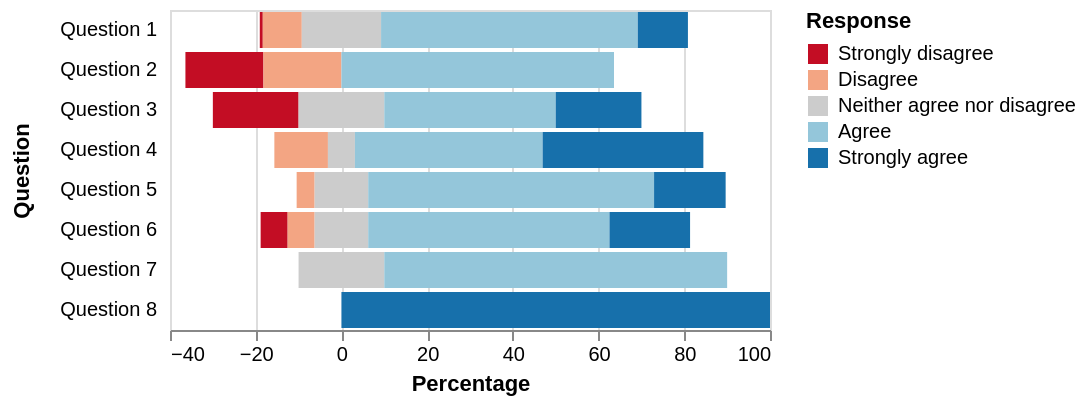

This figure's Vega-Lite source:
### Vega specification from a JSON file in a GitHub repository (floating-point values rounded to 4 significant figures)
{"$schema": "https://vega.github.io/schema/vega/v5.json", "description": "A diverging stacked bar chart for sentiments towards a set of eight questions, displayed as percentages with neutral responses straddling the 0% mark", "background": "white", "padding": 5, "width": 300, "style": "cell", "data": [{"name": "source_0", "values": [{"question": "Question 1", "type": "Strongly disagree", "value": 24, "percentage": 0.7}, {"question": "Question 1", "type": "Disagree", "value": 294, "percentage": 9.1}, {"question": "Question 1", "type": "Neither agree nor disagree", "value": 594, "percentage": 18.5}, {"question": "Question 1", "type": "Agree", "value": 1927, "percentage": 59.9}, {"question": "Question 1", "type": "Strongly agree", "value": 376, "percentage": 11.7}, {"question": "Question 2", "type": "Strongly disagree", "value": 2, "percentage": 18.2}, {"question": "Question 2", "type": "Disagree", "value": 2, "percentage": 18.2}, {"question": "Question 2", "type": "Neither agree nor disagree", "value": 0, "percentage": 0}, {"question": "Question 2", "type": "Agree", "value": 7, "percentage": 63.6}, {"question": "Question 2", "type": "Strongly agree", "value": 11, "percentage": 0}, {"question": "Question 3", "type": "Strongly disagree", "value": 2, "percentage": 20}, {"question": "Question 3", "type": "Disagree", "value": 0, "percentage": 0}, {"question": "Question 3", "type": "Neither agree nor disagree", "value": 2, "percentage": 20}, {"question": "Question 3", "type": "Agree", "value": 4, "percentage": 40}, {"question": "Question 3", "type": "Strongly agree", "value": 2, "percentage": 20}, {"question": "Question 4", "type": "Strongly disagree", "value": 0, "percentage": 0}, {"question": "Question 4", "type": "Disagree", "value": 2, "percentage": 12.5}, {"question": "Question 4", "type": "Neither agree nor disagree", "value": 1, "percentage": 6.3}, {"question": "Question 4", "type": "Agree", "value": 7, "percentage": 43.8}, {"question": "Question 4", "type": "Strongly agree", "value": 6, "percentage": 37.5}, {"question": "Question 5", "type": "Strongly disagree", "value": 0, "percentage": 0}, {"question": "Question 5", "type": "Disagree", "value": 1, "percentage": 4.2}, {"question": "Question 5", "type": "Neither agree nor disagree", "value": 3, "percentage": 12.5}, {"question": "Question 5", "type": "Agree", "value": 16, "percentage": 66.7}, {"question": "Question 5", "type": "Strongly agree", "value": 4, "percentage": 16.7}, {"question": "Question 6", "type": "Strongly disagree", "value": 1, "percentage": 6.3}, {"question": "Question 6", "type": "Disagree", "value": 1, "percentage": 6.3}, {"question": "Question 6", "type": "Neither agree nor disagree", "value": 2, "percentage": 12.5}, {"question": "Question 6", "type": "Agree", "value": 9, "percentage": 56.3}, {"question": "Question 6", "type": "Strongly agree", "value": 3, "percentage": 18.8}, {"question": "Question 7", "type": "Strongly disagree", "value": 0, "percentage": 0}, {"question": "Question 7", "type": "Disagree", "value": 0, "percentage": 0}, {"question": "Question 7", "type": "Neither agree nor disagree", "value": 1, "percentage": 20}, {"question": "Question 7", "type": "Agree", "value": 4, "percentage": 80}, {"question": "Question 7", "type": "Strongly agree", "value": 0, "percentage": 0}, {"question": "Question 8", "type": "Strongly disagree", "value": 0, "percentage": 0}, {"question": "Question 8", "type": "Disagree", "value": 0, "percentage": 0}, {"question": "Question 8", "type": "Neither agree nor disagree", "value": 0, "percentage": 0}, {"question": "Question 8", "type": "Agree", "value": 0, "percentage": 0}, {"question": "Question 8", "type": "Strongly agree", "value": 2, "percentage": 100}]}, {"name": "data_0", "source": "source_0", "transform": [{"type": "formula", "expr": "if(datum.type === 'Strongly disagree',-2,0) + if(datum.type==='Disagree',-1,0) + if(datum.type =='Neither agree nor disagree',0,0) + if(datum.type ==='Agree',1,0) + if(datum.type ==='Strongly agree',2,0)", "as": "q_order"}, {"type": "formula", "expr": "if(datum.type === 'Disagree' || datum.type === 'Strongly disagree', datum.percentage,0) + if(datum.type === 'Neither agree nor disagree', datum.percentage / 2,0)", "as": "signed_percentage"}, {"type": "stack", "groupby": ["question"], "field": "percentage", "sort": {"field": [], "order": []}, "as": ["v1", "v2"], "offset": "zero"}, {"type": "joinaggregate", "as": ["offset"], "ops": ["sum"], "fields": ["signed_percentage"], "groupby": ["question"]}, {"type": "formula", "expr": "datum.v1 - datum.offset", "as": "nx"}, {"type": "formula", "expr": "datum.v2 - datum.offset", "as": "nx2"}, {"type": "filter", "expr": "isValid(datum[\"nx\"]) && isFinite(+datum[\"nx\"])"}]}], "signals": [{"name": "y_step", "value": 20}, {"name": "height", "update": "bandspace(domain('y').length, 0.1, 0.05) * y_step"}], "marks": [{"name": "marks", "type": "rect", "style": ["bar"], "from": {"data": "data_0"}, "encode": {"update": {"fill": {"scale": "color", "field": "type"}, "ariaRoleDescription": {"value": "bar"}, "description": {"signal": "\"Percentage: \" + (format(datum[\"nx\"], \"\")) + \"; Question: \" + (isValid(datum[\"question\"]) ? datum[\"question\"] : \"\"+datum[\"question\"]) + \"; nx2: \" + (format(datum[\"nx2\"], \"\")) + \"; Response: \" + (isValid(datum[\"type\"]) ? datum[\"type\"] : \"\"+datum[\"type\"])"}, "x": {"scale": "x", "field": "nx"}, "x2": {"scale": "x", "field": "nx2"}, "y": {"scale": "y", "field": "question"}, "height": {"signal": "max(0.25, bandwidth('y'))"}}}}], "scales": [{"name": "x", "type": "linear", "domain": {"data": "data_0", "fields": ["nx", "nx2"]}, "range": [0, {"signal": "width"}], "nice": true, "zero": true}, {"name": "y", "type": "band", "domain": {"data": "data_0", "field": "question", "sort": true}, "range": {"step": {"signal": "y_step"}}, "paddingInner": 0.1, "paddingOuter": 0.05}, {"name": "color", "type": "ordinal", "domain": ["Strongly disagree", "Disagree", "Neither agree nor disagree", "Agree", "Strongly agree"], "range": ["#c30d24", "#f3a583", "#cccccc", "#94c6da", "#1770ab"]}], "axes": [{"scale": "x", "orient": "bottom", "gridScale": "y", "grid": true, "tickCount": {"signal": "ceil(width/40)"}, "domain": false, "labels": false, "aria": false, "maxExtent": 0, "minExtent": 0, "ticks": false, "zindex": 0}, {"scale": "x", "orient": "bottom", "grid": false, "title": "Percentage", "labelFlush": true, "labelOverlap": true, "tickCount": {"signal": "ceil(width/40)"}, "zindex": 0}, {"scale": "y", "orient": "left", "grid": false, "title": "Question", "domain": false, "minExtent": 60, "offset": 5, "ticks": false, "zindex": 0}], "legends": [{"title": "Response", "fill": "color", "symbolType": "square"}]}
